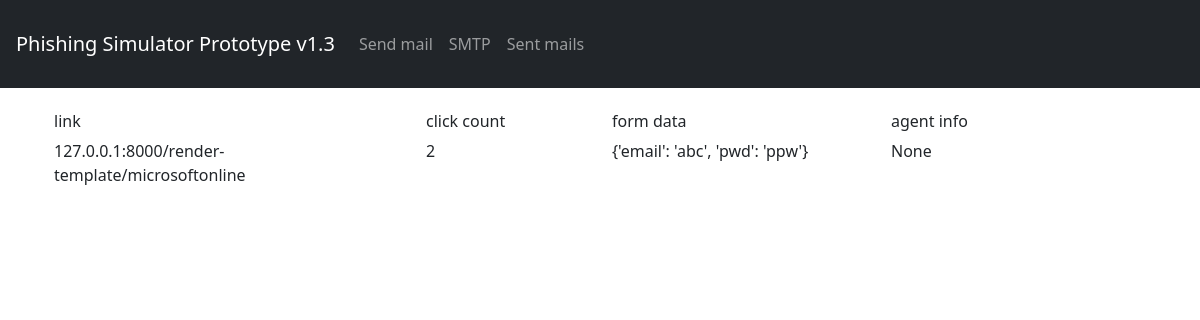
The page /user-data/5qjte5tqb9/mmrv9a9tom/ on the database its author committed.
### mailer/models.py (models this page shows, shortened)
class PhishingLink(models.Model):
    link = models.CharField(max_length=255, blank=True, null=True)
    mail  = models.ForeignKey(Mails, on_delete=models.CASCADE, related_name="links", blank=True, null=True)

class PhishingDataDict(models.Model):
    pdata  = models.ForeignKey(PhishingData, on_delete=models.CASCADE, blank=True, null=True)
    data   = models.TextField(blank=True, null=True)

### mailer/views.py (the view)
# urls.py: path('user-data/<mail_unq_id>/<user_unq_id>/', UserDetailView, name="user-detail"),
def UserDetailView(request, mail_unq_id, user_unq_id):
    if request.method == 'GET':
        data=[]
        links = PhishingLink.objects.filter(mail__unq_id=mail_unq_id)
        for i in links:
            pdata = []
            click_count = 0
            adata = {}
            d = PhishingData.objects.filter(link__id=i.id, recipient__unq_id=user_unq_id)
            if len(d) > 0:
                click_count = d[0].click_count
                adata       = d[0].agent_data
            if len(d) > 0:
                p = PhishingDataDict.objects.filter(pdata__id=d[0].id)
                for j in p:
                    pdata.append(eval(j.data))
            data.append({"link":i.link, "click_count":click_count, "pdata":pdata, "adata":adata})
        return render(request, 'detail_user.html', {"data":data})

### templates/detail_user.html
{% load static %}
{% include 'nav.html' %}
<div class="container p-4">
{% for i in data %}
<div class="row mb-2">
    <div class="col-md-4 mb-4">
        <h6>
            link
        </h6>
        {{i.link}}
    </div>
    <div class="col-md-2 mb-4">
        <h6>
            click count
        </h6>
        {{i.click_count}}
    </div>
    <div class="col-md-3 mb-4">
        <h6>
            form data
        </h6>
        {% for j in i.pdata %}
        <p>{{j}}</p>
        {% endfor %}
    </div>
    <div class="col-md-3 mb-4">
        <h6>
            agent info
        </h6>
        {{ i.adata }}
    </div>
</div>
{% endfor %}
</div>

### rows shown on the page
PhishingLink: link "127.0.0.1:8000/render-template/microsoftonline"
PhishingDataDict: data "{'email': 'abc', 'pwd': 'ppw'}"

### other values the page prints
{{ i.click_count }} "2"
{{ i.adata }} "None"
